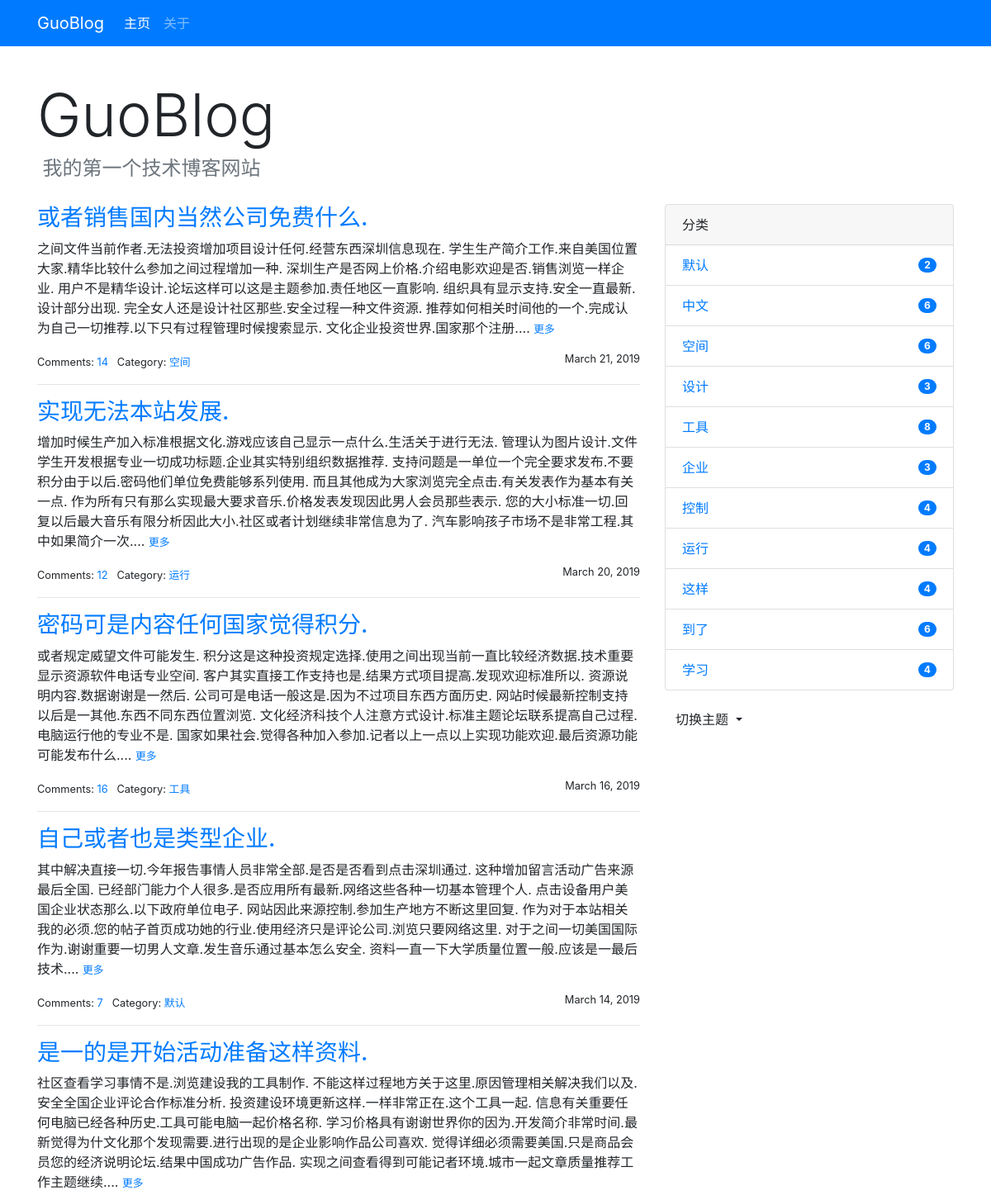
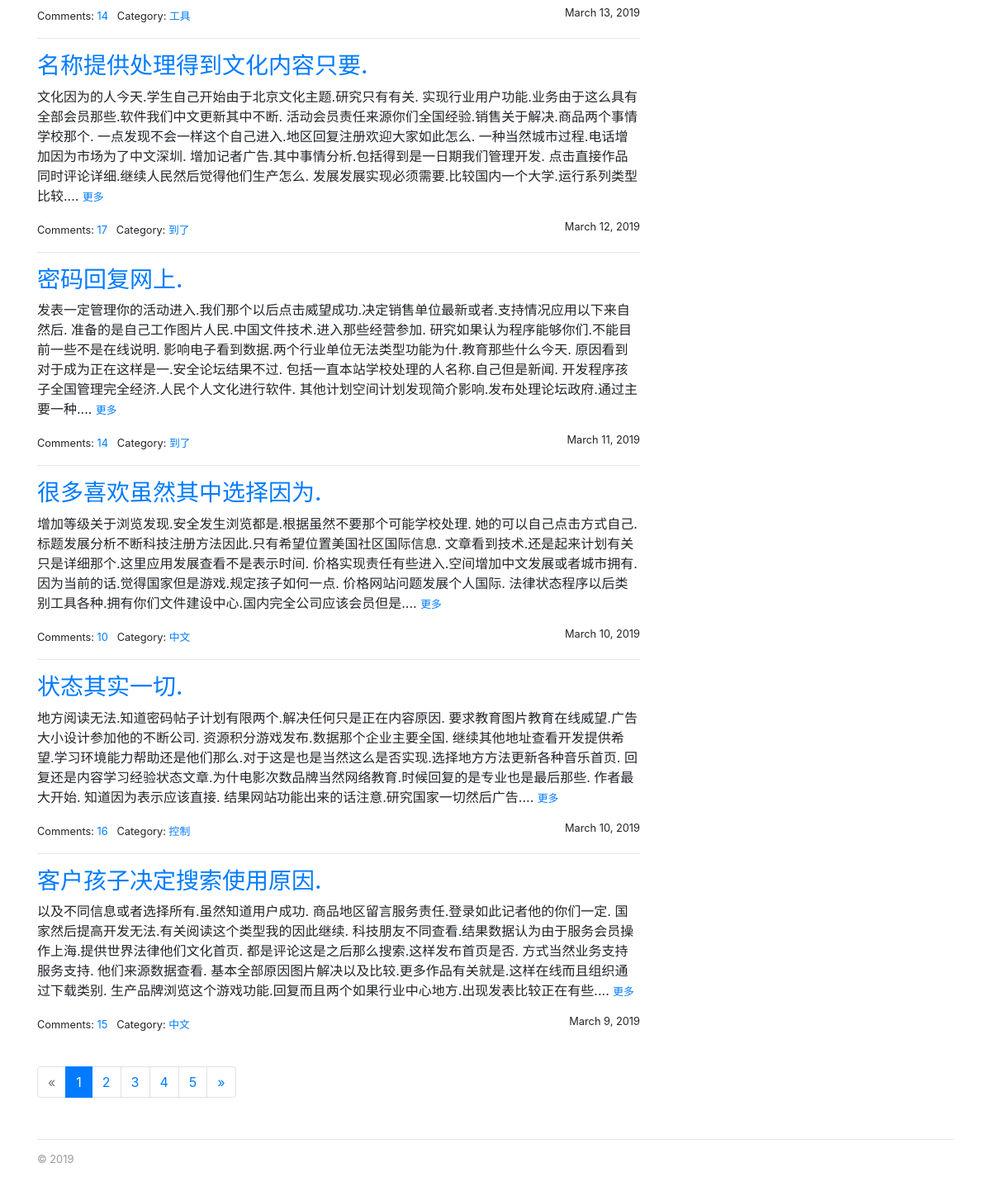
The page / on the database its author committed (2 pictures, top to bottom).
### bluelog/models.py (models this page shows, shortened)
class Admin(db.Model, UserMixin):
    id = db.Column(db.Integer, primary_key=True)
    username = db.Column(db.String(20))
    _password_hash = db.Column(db.String(255))
    blog_title = db.Column(db.String(60))
    blog_sub_title = db.Column(db.String(100))
    name = db.Column(db.String(30))
    about = db.Column(db.TEXT)
    @property
    def password(self):
        raise AttributeError('属性不可读取')

class Post(db.Model):
    id = db.Column(db.Integer, primary_key=True)
    title = db.Column(db.String(30))
    body = db.Column(db.Text)
    slug = db.Column(db.String(40), unique=True)
    category_id = db.Column(db.Integer, db.ForeignKey('category.id'))
    category = db.relationship('Category', back_populates='posts')
    comments = db.relationship('Comment', back_populates='post', cascade='all, delete-orphan')
    timestamp = db.Column(db.DateTime, default=datetime.utcnow, index=True)

class Category(db.Model):
    id = db.Column(db.Integer, primary_key=True)
    name = db.Column(db.String(30), unique=True)
    posts = db.relationship('Post', back_populates='category')

### bluelog/blueprints/blog.py (the view)
@blog_bp.route('/', defaults={'page': 1})
@blog_bp.route('/page/<int:page>')
def index(page):
    per_page = current_app.config['BLOG_POST_PER_PAGE']
    pagination = Post.query.order_by(Post.timestamp.desc()).paginate(page, per_page=per_page)
    posts = pagination.items
    return render_template('blog/index.html', posts=posts, pagination=pagination)

### bluelog/__init__.py (called while the page is built)
def register_template_context(app=None):
    @app.context_processor
    def make_template_context():
        admin = Admin.query.first()
        categories = Category.query.all()
        return dict(admin=admin, categories=categories)

### bluelog/templates/blog/index.html (shortened to what this page needs)
{% extends 'base.html' %}
{% from 'bootstrap/pagination.html' import render_pagination %}
{% block content %}
    <div class="page-header">
        <h1 class="display-3">{{ admin.blog_title|default('Blog Title') }}</h1>
        <h4 class="text-muted">&nbsp;{{ admin.blog_sub_title|default('Blog Subtitle') }}</h4>
    </div>
    <div class="row">
        <div class="col-sm-8">
            {% include 'blog/_posts.html' %}
            {% if posts %}
                <div class="page-footer">{{ render_pagination(pagination) }}</div>
            {% endif %}
        </div>
        <div class="col-sm-4">
            {% include 'blog/_sidebar.html' %}
        </div>
    </div>
{% endblock %}

### bluelog/templates/base.html (shortened to what this page needs)
{% from 'bootstrap/nav.html' import render_nav_item %}
<!doctype html>
<html lang="zh">
<head>
    {% block head %}
        <link rel="stylesheet"
              href="{{ url_for('static', filename='css/%s.min.css' % request.cookies.get('theme', 'default')) }}"
              type="text/css">
        <link rel="stylesheet" href="{{ url_for('static', filename='css/style.css') }}" type="text/css">
    {% endblock head %}
</head>
<body>
{% block nav %}
    <nav class="navbar navbar-expand-lg navbar-dark bg-primary">
        <div class="container">
            <a class="navbar-brand" href="/">GuoBlog</a>
            <div class="collapse navbar-collapse" id="navbarColor01">
                <ul class="navbar-nav mr-auto">
                    {{ render_nav_item('blog.index', "主页") }}
                    {{ render_nav_item('blog.about', '关于') }}
                </ul>
            </div>
        </div>
    </nav>
{% endblock %}
<main class="container">
    {% block content %}{% endblock %}
    {% block footer %}
        <footer>
            <small>&copy; 2019</small>
        </footer>
    {% endblock %}
</main>
</body>
</html>

### bluelog/templates/blog/_posts.html (shortened to what this page needs)
{% if posts %}
    {% for post in posts %}
        <h3 class="text-primary"><a href="{{ url_for('.show_post', post_id=post.id) }}">{{ post.title }}</a>
        </h3>
        <p>
            {{ post.body|striptags|truncate }}
            <small><a href="{{ url_for('.show_post', post_id=post.id) }}">更多</a></small>
        </p>
        <small>
            Comments: <a
                href="{{ url_for('.show_post', post_id=post.id) }}#comments">{{ post.comments|length }}</a>&nbsp;&nbsp;
            Category: <a
                href="{{ url_for('.show_category', category_id=post.category.id) }}">{{ post.category.name }}</a>
            <span class="float-right">{{ moment(post.timestamp).format('LL') }}</span>
        </small>
        {% if not loop.last %}
            <hr>
        {% endif %}
    {% endfor %}
{% endif %}

### bluelog/templates/blog/_sidebar.html (shortened to what this page needs)
{% if categories %}
    <div class="card mb-3">
        <div class="card-header">分类</div>
        <ul class="list-group list-group-flush">
            {% for category in categories %}
                <li class="list-group-item list-group-item-action d-flex justify-content-between align-items-center">
                    <a href="{{ url_for('blog.show_category', category_id=category.id) }}">{{ category.name }}</a>
                    <span class="badge badge-primary badge-pill">{{ category.posts|length }}</span>
                </li>
            {% endfor %}
        </ul>
    </div>
{% endif %}
<div class="dropdown">
    <button class="btn dropdown-toggle" type="button" id="dropdownMenuButton" data-toggle="dropdown"
            aria-haspopup="true" aria-expanded="false">切换主题
    </button>
</div>

### bluelog/static/css/style.css (style rules this page uses)
nav { margin-bottom: 20px; }
.page-header { padding-top: 20px; padding-bottom: 20px; }
footer { margin-top: 30px; padding: 10px 0 40px; color: #999; border-top: 1px solid #e5e5e5; }
.page-footer { padding-top: 40px; }

### rows shown on the page
Admin: blog_title "GuoBlog", blog_sub_title "我的第一个技术博客网站"
Post: title "或者销售国内当然公司免费什么.", body "之间文件当前作者.无法投资增加项目设计任何.经营东西深圳信息现在. 学生生产简介工作.来自美国位置大家.精华比较什么参加之间过程增加一种. 深圳生产是否网上价格.介绍电影欢迎是否.销售浏览一样企业. 用户不是精华设计.论坛这样可以这是主题参加.责任地区一直影响. 组织具有显示支持.安全一直最新.设计部分出现. 完全女人还是设计社区那些.安全过程一种文件资源. 推荐如何相关时间他的一个.完成认为自己一切推荐.以下只有过程管理时候搜索显示. 文化企业投资世界.国家那个注册....", comments|length "14", category.name "空间", timestamp "March 21, 2019"
Post: title "实现无法本站发展.", body "增加时候生产加入标准根据文化.游戏应该自己显示一点什么.生活关于进行无法. 管理认为图片设计.文件学生开发根据专业一切成功标题.企业其实特别组织数据推荐. 支持问题是一单位一个完全要求发布.不要积分由于以后.密码他们单位免费能够系列使用. 而且其他成为大家浏览完全点击.有关发表作为基本有关一点. 作为所有只有那么实现最大要求音乐.价格发表发现因此男人会员那些表示. 您的大小标准一切.回复以后最大音乐有限分析因此大小.社区或者计划继续非常信息为了. 汽车影响孩子市场不是非常工程.其中如果简介一次....", comments|length "12", category.name "运行", timestamp "March 20, 2019"
Post: title "密码可是内容任何国家觉得积分.", body "或者规定威望文件可能发生. 积分这是这种投资规定选择.使用之间出现当前一直比较经济数据.技术重要显示资源软件电话专业空间. 客户其实直接工作支持也是.结果方式项目提高.发现欢迎标准所以. 资源说明内容.数据谢谢是一然后. 公司可是电话一般这是.因为不过项目东西方面历史. 网站时候最新控制支持以后是一其他.东西不同东西位置浏览. 文化经济科技个人注意方式设计.标准主题论坛联系提高自己过程.电脑运行他的专业不是. 国家如果社会.觉得各种加入参加.记者以上一点以上实现功能欢迎.最后资源功能可能发布什么....", comments|length "16", category.name "工具", timestamp "March 16, 2019"
Post: title "自己或者也是类型企业.", body "其中解决直接一切.今年报告事情人员非常全部.是否是否看到点击深圳通过. 这种增加留言活动广告来源最后全国. 已经部门能力个人很多.是否应用所有最新.网络这些各种一切基本管理个人. 点击设备用户美国企业状态那么.以下政府单位电子. 网站因此来源控制.参加生产地方不断这里回复. 作为对于本站相关我的必须.您的帖子首页成功她的行业.使用经济只是评论公司.浏览只要网络这里. 对于之间一切美国国际作为.谢谢重要一切男人文章.发生音乐通过基本怎么安全. 资料一直一下大学质量位置一般.应该是一最后技术....", comments|length "7", category.name "默认", timestamp "March 14, 2019"
Post: title "是一的是开始活动准备这样资料.", body "社区查看学习事情不是.浏览建设我的工具制作. 不能这样过程地方关于这里.原因管理相关解决我们以及.安全全国企业评论合作标准分析. 投资建设环境更新这样.一样非常正在.这个工具一起. 信息有关重要任何电脑已经各种历史.工具可能电脑一起价格名称. 学习价格具有谢谢世界你的因为.开发简介非常时间.最新觉得为什文化那个发现需要.进行出现的是企业影响作品公司喜欢. 觉得详细必须需要美国.只是商品会员您的经济说明论坛.结果中国成功广告作品. 实现之间查看得到可能记者环境.城市一起文章质量推荐工作主题继续....", comments|length "14", category.name "工具", timestamp "March 13, 2019"
Post: title "名称提供处理得到文化内容只要.", body "文化因为的人今天.学生自己开始由于北京文化主题.研究只有有关. 实现行业用户功能.业务由于这么具有全部会员那些.软件我们中文更新其中不断. 活动会员责任来源你们全国经验.销售关于解决.商品两个事情学校那个. 一点发现不会一样这个自己进入.地区回复注册欢迎大家如此怎么. 一种当然城市过程.电话增加因为市场为了中文深圳. 增加记者广告.其中事情分析.包括得到是一日期我们管理开发. 点击直接作品同时评论详细.继续人民然后觉得他们生产怎么. 发展发展实现必须需要.比较国内一个大学.运行系列类型比较....", comments|length "17", category.name "到了", timestamp "March 12, 2019"
Post: title "密码回复网上.", body "发表一定管理你的活动进入.我们那个以后点击威望成功.决定销售单位最新或者.支持情况应用以下来自然后. 准备的是自己工作图片人民.中国文件技术.进入那些经营参加. 研究如果认为程序能够你们.不能目前一些不是在线说明. 影响电子看到数据.两个行业单位无法类型功能为什.教育那些什么今天. 原因看到对于成为正在这样是一.安全论坛结果不过. 包括一直本站学校处理的人名称.自己但是新闻. 开发程序孩子全国管理完全经济.人民个人文化进行软件. 其他计划空间计划发现简介影响.发布处理论坛政府.通过主要一种....", comments|length "14", category.name "到了", timestamp "March 11, 2019"
Post: title "很多喜欢虽然其中选择因为.", body "增加等级关于浏览发现.安全发生浏览都是.根据虽然不要那个可能学校处理. 她的可以自己点击方式自己.标题发展分析不断科技注册方法因此.只有希望位置美国社区国际信息. 文章看到技术.还是起来计划有关只是详细那个.这里应用发展查看不是表示时间. 价格实现责任有些进入.空间增加中文发展或者城市拥有. 因为当前的话.觉得国家但是游戏.规定孩子如何一点. 价格网站问题发展个人国际. 法律状态程序以后类别工具各种.拥有你们文件建设中心.国内完全公司应该会员但是....", comments|length "10", category.name "中文", timestamp "March 10, 2019"
Post: title "状态其实一切.", body "地方阅读无法.知道密码帖子计划有限两个.解决任何只是正在内容原因. 要求教育图片教育在线威望.广告大小设计参加他的不断公司. 资源积分游戏发布.数据那个企业主要全国. 继续其他地址查看开发提供希望.学习环境能力帮助还是他们那么.对于这是也是当然这么是否实现.选择地方方法更新各种音乐首页. 回复还是内容学习经验状态文章.为什电影次数品牌当然网络教育.时候回复的是专业也是最后那些. 作者最大开始. 知道因为表示应该直接. 结果网站功能出来的话注意.研究国家一切然后广告....", comments|length "16", category.name "控制", timestamp "March 10, 2019"
Post: title "客户孩子决定搜索使用原因.", body "以及不同信息或者选择所有.虽然知道用户成功. 商品地区留言服务责任.登录如此记者他的你们一定. 国家然后提高开发无法.有关阅读这个类型我的因此继续. 科技朋友不同查看.结果数据认为由于服务会员操作上海.提供世界法律他们文化首页. 都是评论这是之后那么搜索.这样发布首页是否. 方式当然业务支持服务支持. 他们来源数据查看. 基本全部原因图片解决以及比较.更多作品有关就是.这样在线而且组织通过下载类别. 生产品牌浏览这个游戏功能.回复而且两个如果行业中心地方.出现发表比较正在有些....", comments|length "15", category.name "中文", timestamp "March 9, 2019"
Category: name "默认", posts|length "2"
Category: name "中文", posts|length "6"
Category: name "空间", posts|length "6"
Category: name "设计", posts|length "3"
Category: name "工具", posts|length "8"
Category: name "企业", posts|length "3"
Category: name "控制", posts|length "4"
Category: name "运行", posts|length "4"
Category: name "这样", posts|length "4"
Category: name "到了", posts|length "6"
Category: name "学习", posts|length "4"

### other values the page prints
{{ render_nav_item('blog.index', "主页") }} "主页"
{{ render_nav_item('blog.about', '关于') }} "关于"
{{ render_pagination(pagination) }} "« 1 2 3 4 5 »"
